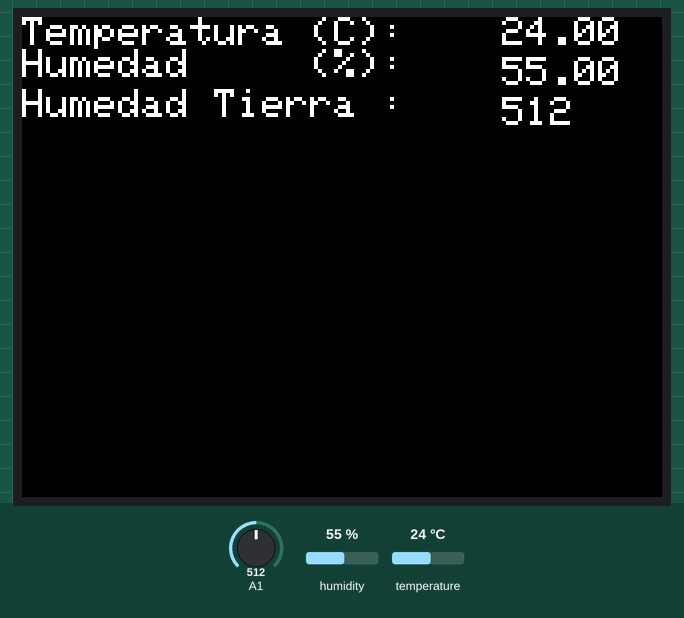
Bench run of a sketch on a simulated Arduino Uno, built with avr-gcc and run on an emulated ATmega328P. On the bench: 320×240 colour display. The inputs (shaded band) are chosen by the test bench; at power-on: A1 = 512, humidity 55 %, temperature 24 °C.

Above: at 0.3 s.

Measured:
- what the display in image 0 shows lasts 50.0 s, from 0.3 s to 50.3 s

The sketch:

Sensors_TH_HG_onScreen.ino
```cpp
#include <Adafruit_GFX.h>   // Hardware-specific library, LCD Library
#include <MCUFRIEND_kbv.h>  // LCD Library
MCUFRIEND_kbv tft;          // LCD Library
#include <DHT.h>            // Temperature-Humidity Sensor Library
#include <DHT_U.h>          // Temperature-Humidity Sensor Library

int SENSOR = 22;
int temp, humedad;
DHT dht(SENSOR, DHT11);

void setup()
{
    Serial.begin(9600);
    //LCD
    tft.reset();
    uint16_t identifier = tft.readID();
    if (identifier == 0xEFEF) identifier = 0x9486;
    tft.begin(identifier);
    //Humidity-Temperature
    dht.begin();
}

void loop()
{
    uint16_t x = 50, y = 100;
    tft.setRotation(1);
    tft.fillScreen(0x0000);
    tft.setCursor(0, 0);
    tft.setTextSize(2);
    tft.println("Temperatura (C):");
    tft.setCursor(240, 0);
    tft.println(dht.readTemperature());
    tft.println("Humedad     (%):");
    tft.setCursor(240, 20);
    tft.println(dht.readHumidity());
    tft.println("Humedad Tierra : ");
    tft.setCursor(240, 40);
    tft.println(analogRead(15));
    delay(50000);


}
```
